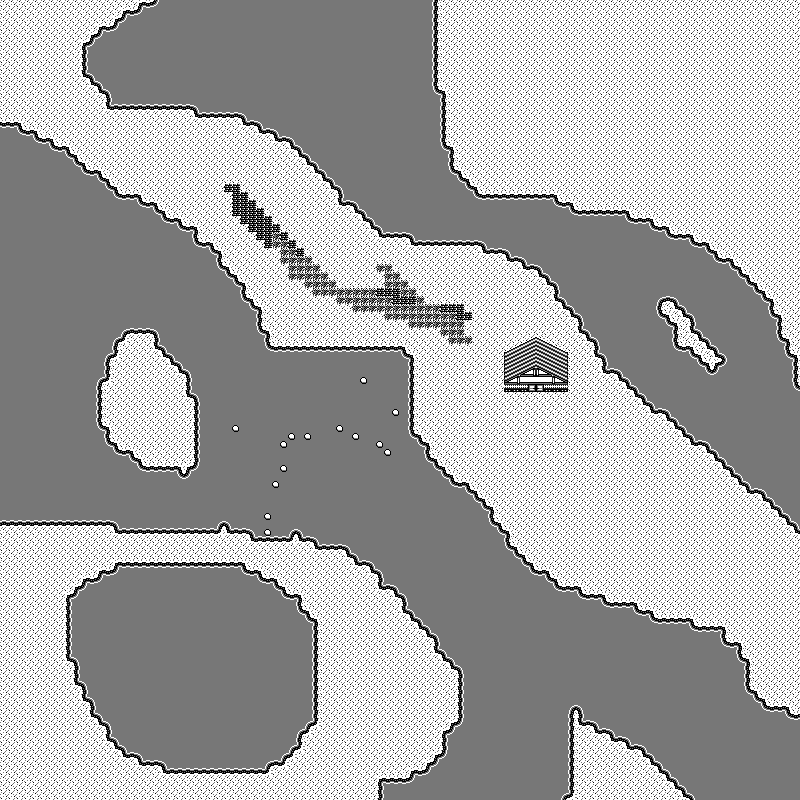

Rendered tile map (Tiled .tmx) drawn with the repository's tilesets; below, a short description and the map source with its tile grids summarised:
An orthogonal 100x100 tile map with 8x8 px tiles, 1 tile layer (Foreground).

<map version="1.0" orientation="orthogonal" width="100" height="100" tilewidth="8" tileheight="8">
 <tileset firstgid="1" name="tiles_2b_poketron" tilewidth="8" tileheight="8">
  <image source="tiles_2b_poketron.png" trans="ff00ff" width="80" height="80" />
 </tileset>
 <layer name="Foreground" width="100" height="100">
  <data>[10000 cells, 10000 non-empty, 35 distinct tile ids]</data>
 </layer>
</map>
